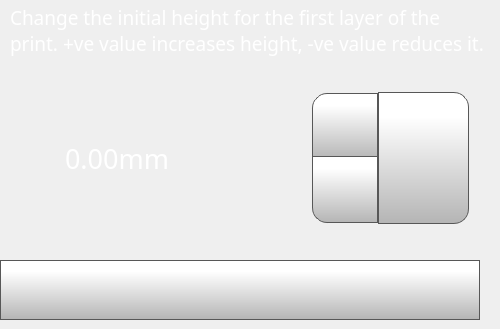
    <widget class="QWidget" name="nozzleOffsetPage">
     <widget class="QDoubleSpinBox" name="nozzleOffsetDoubleSpinBox">
      <property name="geometry">
       <rect>
        <x>60</x>
        <y>90</y>
        <width>321</width>
        <height>136</height>
       </rect>
      </property>
      <property name="font">
       <font>
        <family>Gotham</family>
        <pointsize>20</pointsize>
       </font>
      </property>
      <property name="styleSheet">
       <string notr="true">QDoubleSpinBox {
    padding-right: 5px; /* make room for the arrows */
	color: rgb(255, 255, 255);
	background-color: rgba(255, 255, 255, 0);
   
}
QDoubleSpinBox ::text:selected {
	background-color: rgb(255, 146, 57);
   
}
QDoubleSpinBox::up-button {
     border: 1px solid rgb(87, 87, 87);

border-top-left-radius: 15px;
	background-color: qlineargradient(spread:pad, x1:0, y1:1, x2:0, y2:0.188, stop:0 rgba(180, 180, 180, 255), stop:1 rgba(255, 255, 255, 255));
    width: 60px;
     height: 61px;
    padding: 2px;
}

QDoubleSpinBox::up-arrow { 
image: url(./templates/img/arrows.png);
    width: 40px;
     height: 40px;
padding: 5px;
}



QDoubleSpinBox::up-button:pressed {
    background-color: qlineargradient(x1: 0, y1: 0, x2: 0, y2: 1,
                                      stop: 0 #dadbde, stop: 1 #f6f7fa);
}


QDoubleSpinBox::down-button {
     border: 1px solid rgb(87, 87, 87);
border-bottom-left-radius: 15px;
	background-color: qlineargradient(spread:pad, x1:0, y1:1, x2:0, y2:0.188, stop:0 rgba(180, 180, 180, 255), stop:1 rgba(255, 255, 255, 255));
    width: 60px;
     height: 61px;
    padding: 2px;
}

QDoubleSpinBox::down-arrow { 
image: url(./templates/img/arrows-5.png);
    width: 40px;
    height: 40px;
padding: 5px;
}

QDoubleSpinBox::down-button:pressed {
    background-color: qlineargradient(x1: 0, y1: 0, x2: 0, y2: 1,
                                      stop: 0 #dadbde, stop: 1 #f6f7fa);

}

</string>
      </property>
      <property name="readOnly">
       <bool>false</bool>
      </property>
      <property name="buttonSymbols">
       <enum>QAbstractSpinBox::UpDownArrows</enum>
      </property>
      <property name="accelerated">
       <bool>true</bool>
      </property>
      <property name="suffix">
       <string>mm</string>
      </property>
      <property name="decimals">
       <number>2</number>
      </property>
      <property name="minimum">
       <double>-2.000000000000000</double>
      </property>
      <property name="maximum">
       <double>2.000000000000000</double>
      </property>
      <property name="singleStep">
       <double>0.050000000000000</double>
      </property>
     </widget>
     <widget class="QPushButton" name="nozzleOffsetSetButton">
      <property name="geometry">
       <rect>
        <x>378</x>
        <y>92</y>
        <width>91</width>
        <height>132</height>
       </rect>
      </property>
      <property name="font">
       <font>
        <family>Gotham</family>
        <pointsize>13</pointsize>
       </font>
      </property>
      <property name="styleSheet">
       <string notr="true">QPushButton {
     border: 1px solid rgb(87, 87, 87);
	background-color: qlineargradient(spread:pad, x1:0, y1:1, x2:0, y2:0.188, stop:0 rgba(180, 180, 180, 255), stop:1 rgba(255, 255, 255, 255));
border-top-right-radius: 15px;
border-bottom-right-radius: 15px;

}

QPushButton:pressed {
    background-color: qlineargradient(x1: 0, y1: 0, x2: 0, y2: 1,
                                      stop: 0 #dadbde, stop: 1 #f6f7fa);
}

QPushButton:flat {
    border: none; /* no border for a flat push button */
}

QPushButton:default {
    border-color: navy; /* make the default button prominent */
}
QPushButton:focus {
	outline: none;
}</string>
      </property>
      <property name="text">
       <string/>
      </property>
      <property name="icon">
       <iconset>
        <normaloff>templates/img/verification-mark.png</normaloff>templates/img/verification-mark.png</iconset>
      </property>
      <property name="iconSize">
       <size>
        <width>50</width>
        <height>50</height>
       </size>
      </property>
     </widget>
     <widget class="QLabel" name="feedRateLabelControlPage_3">
      <property name="geometry">
       <rect>
        <x>10</x>
        <y>0</y>
        <width>481</width>
        <height>61</height>
       </rect>
      </property>
      <property name="font">
       <font>
        <family>Gotham Light</family>
        <pointsize>14</pointsize>
        <weight>50</weight>
        <bold>false</bold>
       </font>
      </property>
      <property name="styleSheet">
       <string notr="true">color: rgb(255, 255, 255);</string>
      </property>
      <property name="text">
       <string>Change the initial height for the first layer of the print. +ve value increases height, -ve value reduces it.</string>
      </property>
      <property name="wordWrap">
       <bool>true</bool>
      </property>
     </widget>
     <widget class="QPushButton" name="nozzleOffsetBackButton">
      <property name="geometry">
       <rect>
        <x>0</x>
        <y>260</y>
        <width>480</width>
        <height>60</height>
       </rect>
      </property>
      <property name="minimumSize">
       <size>
        <width>0</width>
        <height>0</height>
       </size>
      </property>
      <property name="font">
       <font>
        <family>Gotham Light</family>
        <pointsize>9</pointsize>
       </font>
      </property>
      <property name="styleSheet">
       <string notr="true">QPushButton {
     border: 1px solid rgb(87, 87, 87);
	background-color: qlineargradient(spread:pad, x1:0, y1:1, x2:0, y2:0.188, stop:0 rgba(180, 180, 180, 255), stop:1 rgba(255, 255, 255, 255));


}

QPushButton:pressed {
    background-color: qlineargradient(x1: 0, y1: 0, x2: 0, y2: 1,
                                      stop: 0 #dadbde, stop: 1 #f6f7fa);
}

QPushButton:flat {
    border: none; /* no border for a flat push button */
}

QPushButton:default {
    border-color: navy; /* make the default button prominent */
}

QPushButton:focus {
	outline: none;
}</string>
      </property>
      <property name="text">
       <string/>
      </property>
      <property name="icon">
       <iconset>
        <normaloff>templates/img/arrows-4.png</normaloff>templates/img/arrows-4.png</iconset>
      </property>
      <property name="iconSize">
       <size>
        <width>50</width>
        <height>50</height>
       </size>
      </property>
      <property name="checkable">
       <bool>false</bool>
      </property>
      <property name="autoDefault">
       <bool>false</bool>
      </property>
      <property name="default">
       <bool>false</bool>
      </property>
      <property name="flat">
       <bool>false</bool>
      </property>
     </widget>
     <widget class="QLabel" name="printPreviewSelected_2">
      <property name="geometry">
       <rect>
        <x>150</x>
        <y>90</y>
        <width>161</width>
        <height>161</height>
       </rect>
      </property>
      <property name="styleSheet">
       <string notr="true">background-color: rgba(255, 255, 255, 0);</string>
      </property>
      <property name="text">
       <string/>
      </property>
      <property name="pixmap">
       <pixmap>templates/img/Nozzle Offset.png</pixmap>
      </property>
      <property name="scaledContents">
       <bool>true</bool>
      </property>
     </widget>
     <zorder>feedRateLabelControlPage_3</zorder>
     <zorder>nozzleOffsetDoubleSpinBox</zorder>
     <zorder>nozzleOffsetSetButton</zorder>
     <zorder>nozzleOffsetBackButton</zorder>
     <zorder>printPreviewSelected_2</zorder>
    </widget>
